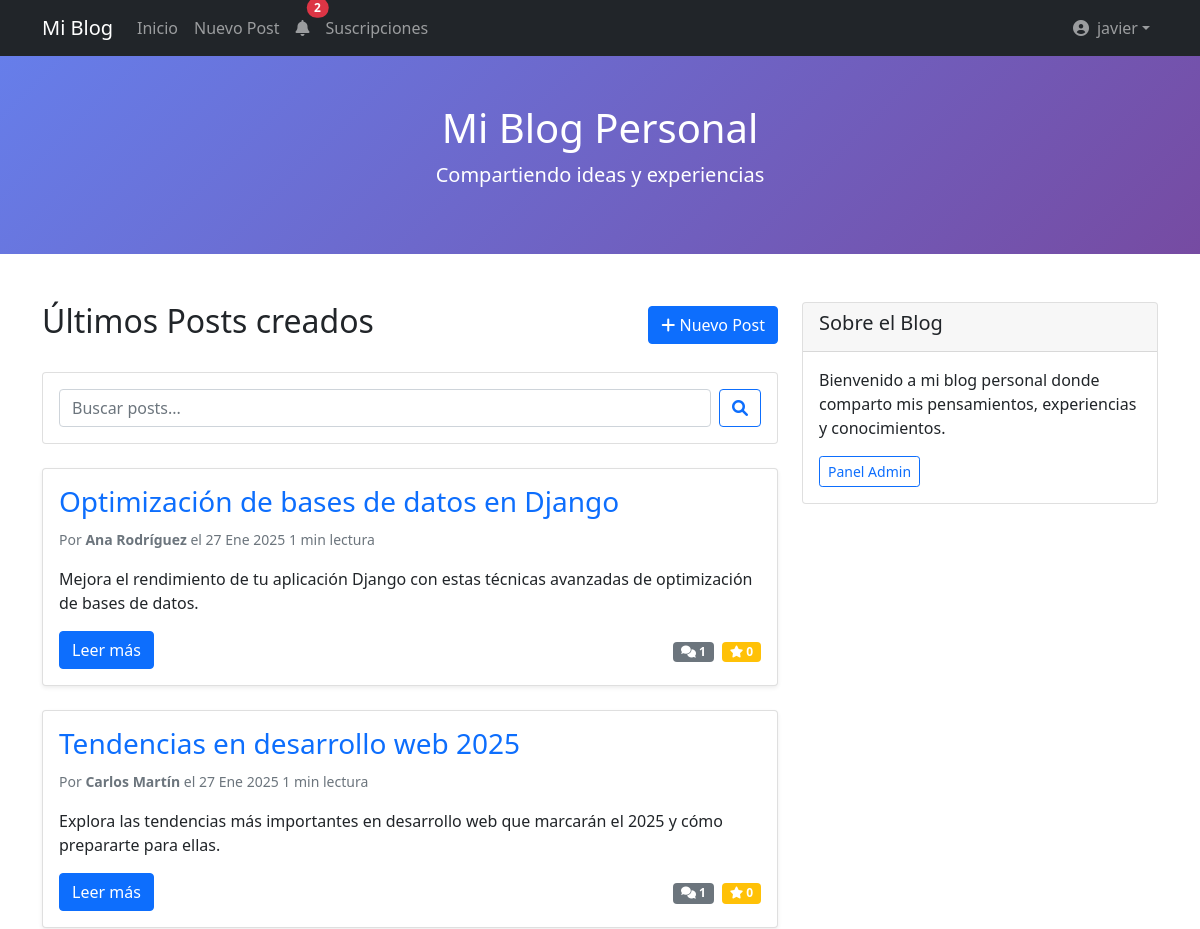
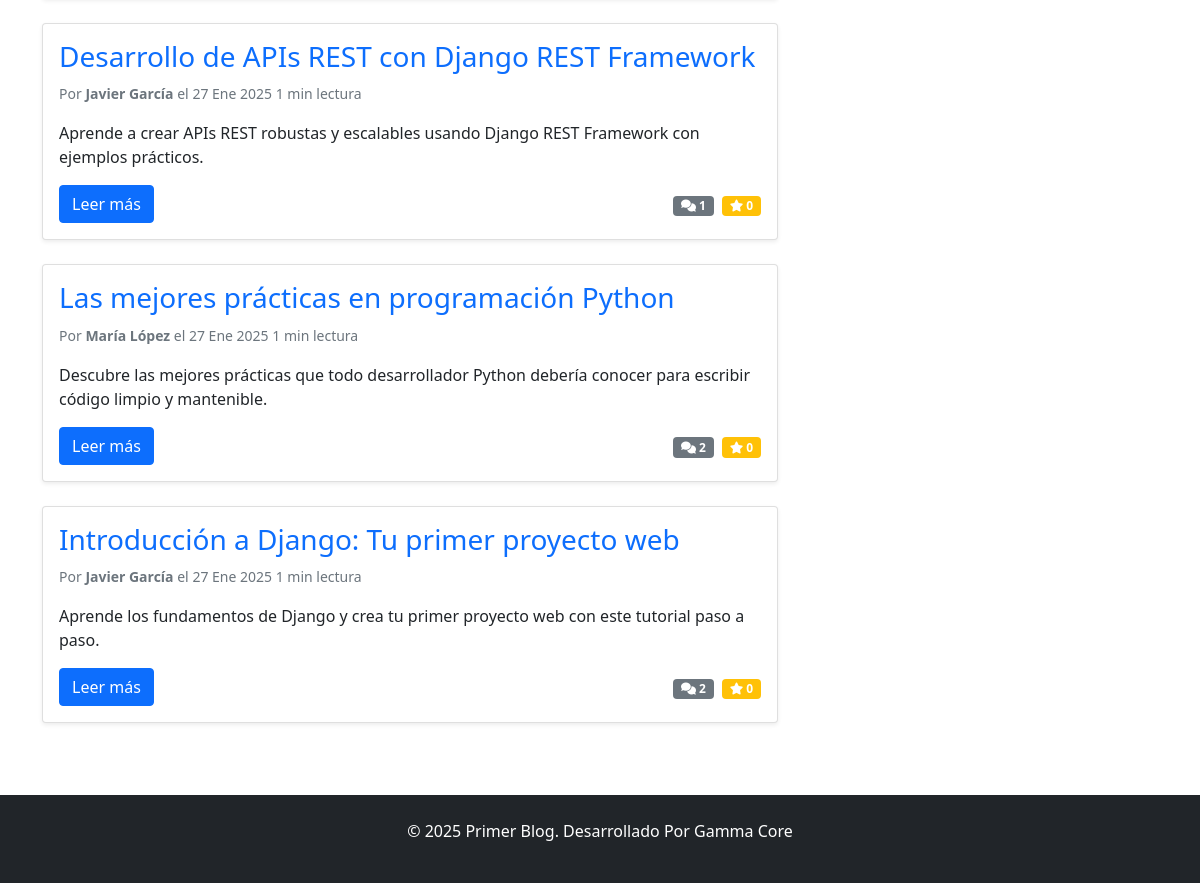
Screenshot of / (signed in) with the database file from the repository (2 pictures, top to bottom).
### blog/models.py (models this page shows, shortened)
class Post(models.Model):
    title = models.CharField(max_length=200, verbose_name='Título')
    slug = models.SlugField(max_length=200, unique=True)
    author = models.ForeignKey(User, on_delete=models.CASCADE, verbose_name='Autor')
    content = RichTextField(verbose_name='Contenido')
    excerpt = models.TextField(max_length=300, blank=True, verbose_name='Resumen')
    cover_image = models.ImageField(upload_to='posts/', blank=True, null=True, verbose_name='Imagen de portada')
    tags = TaggableManager(verbose_name='Etiquetas')
    created_date = models.DateTimeField(default=timezone.now, verbose_name='Fecha de creación')
    published_date = models.DateTimeField(blank=True, null=True, verbose_name='Fecha de publicación')
    published = models.BooleanField(default=False, verbose_name='Publicado')
    class Meta:
        ordering = ['-created_date']
        verbose_name = 'Post'
        verbose_name_plural = 'Posts'
    def get_absolute_url(self):
        return reverse('blog:post_detail', kwargs={'slug': self.slug})
    @property
    def reading_time(self):
        text = strip_tags(self.content or "")
        word_count = len(text.split())
        minutes = math.ceil(word_count / 200) if word_count > 0 else 1
        return max(1, int(minutes))
    def get_rating_count(self):
        return self.reviews.count()
    def get_approved_comments_count(self):
        return self.comments.filter(is_approved=True).count()

### blog/views.py (the view)
# urls.py: path('', views.post_list, name='post_list'),
def post_list(request):
    posts = Post.objects.filter(published=True).order_by('-published_date')
    search_query = request.GET.get('q')
    if search_query:
        posts = posts.filter(
            Q(title__icontains=search_query) |
            Q(content__icontains=search_query) |
            Q(excerpt__icontains=search_query)
        )
    paginator = Paginator(posts, 10)  # 10 posts por página
    page_number = request.GET.get('page')
    page_obj = paginator.get_page(page_number)
    return render(request, 'blog/post_list.html', {
        'page_obj': page_obj,
        'search_query': search_query
    })

### blog/templates/blog/post_list.html (shortened to what this page needs)
{% extends 'base.html' %}
{% block content %}
<div class="row">
    <div class="col-md-8">
        <div class="d-flex justify-content-between align-items-center mb-4">
            <h2>Últimos Posts creados</h2>
            {% if user.is_authenticated %}
                <a href="{% url 'blog:post_create' %}" class="btn btn-primary">
                    <i class="fas fa-plus"></i> Nuevo Post
                </a>
            {% endif %}
        </div>
        <div class="card mb-4">
            <div class="card-body">
                <form method="get" class="d-flex">
                    <input type="text" name="q" class="form-control me-2"
                           placeholder="Buscar posts..." value="{{ search_query|default:'' }}">
                    <button type="submit" class="btn btn-outline-primary">
                        <i class="fas fa-search"></i>
                    </button>
                </form>
            </div>
        </div>
        {% for post in page_obj %}
            <div class="card post-card mb-4 shadow-sm">
                <div class="card-body">
                    <h3 class="card-title">
                        <a href="{{ post.get_absolute_url }}" class="text-decoration-none">
                            {{ post.title }}
                        </a>
                    </h3>
                    <p class="card-text text-muted">
                        <small>
                            Por <strong>{{ post.author.first_name }} {{ post.author.last_name }}</strong>
                            el {{ post.published_date|date:"d M Y" }} {{ post.reading_time }} min lectura
                        </small>
                    </p>
                    {% if post.excerpt %}
                        <p class="card-text">{{ post.excerpt }}</p>
                    {% else %}
                        <p class="card-text">{{ post.content|striptags|truncatewords:30 }}</p>
                    {% endif %}
                    <div class="d-flex justify-content-between align-items-center">
                        <a href="{{ post.get_absolute_url }}" class="btn btn-primary">
                            Leer más
                        </a>
                        <div>
                            <span class="badge bg-secondary me-1">
                                <i class="fas fa-comments"></i> {{ post.get_approved_comments_count }}
                            </span>
                            <span class="badge bg-warning">
                                <i class="fas fa-star"></i> {{ post.get_rating_count }}
                            </span>
                        </div>
                    </div>
                </div>
            </div>
        {% empty %}
            <div class="alert alert-info">
                <h4>No hay posts publicados</h4>
                <p>¡Vuelve pronto para ver nuevos contenidos!</p>
            </div>
        {% endfor %}
    </div>
    <div class="col-md-4">
        <div class="card">
            <div class="card-header">
                <h5>Sobre el Blog</h5>
            </div>
            <div class="card-body">
                <p>Bienvenido a mi blog personal donde comparto mis pensamientos, experiencias y conocimientos.</p>
                <a href="/admin/" class="btn btn-outline-primary btn-sm">Panel Admin</a>
            </div>
        </div>
    </div>
</div>
{% endblock %}

### blog/templates/base.html (shortened to what this page needs)
<!DOCTYPE html>
<html lang="es">
<head>
    <link href="https://cdn.jsdelivr.net/npm/bootstrap@5.1.3/dist/css/bootstrap.min.css" rel="stylesheet">
    <link href="https://cdnjs.cloudflare.com/ajax/libs/font-awesome/6.0.0/css/all.min.css" rel="stylesheet">
</head>
<body>
    <nav class="navbar navbar-expand-lg navbar-dark bg-dark">
        <div class="container">
            <a class="navbar-brand" href="{% url 'blog:post_list' %}">Mi Blog</a>
            <div class="collapse navbar-collapse" id="navbarNav">
                <ul class="navbar-nav me-auto">
                    <li class="nav-item">
                        <a class="nav-link" href="{% url 'blog:post_list' %}">Inicio</a>
                    </li>
                    {% if user.is_authenticated %}
                        <li class="nav-item">
                            <a class="nav-link" href="{% url 'blog:post_create' %}">Nuevo Post</a>
                        </li>
                        <li class="nav-item">
                            <a class="nav-link position-relative" href="{% url 'blog:notifications' %}">
                                <i class="fas fa-bell"></i>
                                {% if user.is_authenticated %}
                                    <span id="notification-count" class="position-absolute top-0 start-100 translate-middle badge rounded-pill bg-danger" style="display: none;">
                                    </span>
                                {% endif %}
                            </a>
                        </li>
                        <li class="nav-item">
                            <a class="nav-link" href="{% url 'blog:subscriptions' %}">Suscripciones</a>
                        </li>
                    {% endif %}
                </ul>
                <ul class="navbar-nav">
                    {% if user.is_authenticated %}
                        <li class="nav-item dropdown">
                            <a class="nav-link dropdown-toggle d-flex align-items-center" href="#" role="button" data-bs-toggle="dropdown">
                                {% if user.profile.avatar %}
                                    <img src="{{ user.profile.avatar.url }}" alt="Avatar" class="rounded-circle me-2" width="30" height="30">
                                {% else %}
                                    <i class="fas fa-user-circle me-2"></i>
                                {% endif %}
                                {{ user.username }}
                            </a>
                        </li>
                    {% endif %}
                </ul>
            </div>
        </div>
    </nav>
    <header class="blog-header py-5 text-white text-center">
        <div class="container">
            <h1><a href="{% url 'blog:post_list' %}" class="text-white text-decoration-none">Mi Blog Personal</a></h1>
            <p class="lead">Compartiendo ideas y experiencias</p>
        </div>
    </header>
    <main class="container my-5">
        {% block content %}
        {% endblock %}
    </main>
    <footer class="bg-dark text-white text-center py-4 mt-5">
        <p>&copy; 2025 Primer Blog. Desarrollado Por Gamma Core</p>
    </footer>
</body>
</html>

### blog/templates/base.html (style rules this page uses)
.blog-header { background: linear-gradient(135deg, #667eea 0%, #764ba2 100%); }
.post-card { transition: transform 0.2s; }

### rows the page displays
Post: title "Optimización de bases de datos en Django", author.first_name "Ana", author.last_name "Rodríguez", published_date "27 Ene 2025", reading_time "1", excerpt "Mejora el rendimiento de tu aplicación Django con estas técnicas avanzadas de optimización de bases de datos.", get_approved_comments_count "1", get_rating_count "0"
Post: title "Tendencias en desarrollo web 2025", author.first_name "Carlos", author.last_name "Martín", published_date "27 Ene 2025", reading_time "1", excerpt "Explora las tendencias más importantes en desarrollo web que marcarán el 2025 y cómo prepararte para ellas.", get_approved_comments_count "1", get_rating_count "0"
Post: title "Desarrollo de APIs REST con Django REST Framework", author.first_name "Javier", author.last_name "García", published_date "27 Ene 2025", reading_time "1", excerpt "Aprende a crear APIs REST robustas y escalables usando Django REST Framework con ejemplos prácticos.", get_approved_comments_count "1", get_rating_count "0"
Post: title "Las mejores prácticas en programación Python", author.first_name "María", author.last_name "López", published_date "27 Ene 2025", reading_time "1", excerpt "Descubre las mejores prácticas que todo desarrollador Python debería conocer para escribir código limpio y mantenible.", get_approved_comments_count "2", get_rating_count "0"
Post: title "Introducción a Django: Tu primer proyecto web", author.first_name "Javier", author.last_name "García", published_date "27 Ene 2025", reading_time "1", excerpt "Aprende los fundamentos de Django y crea tu primer proyecto web con este tutorial paso a paso.", get_approved_comments_count "2", get_rating_count "0"

### other values shown
{{ user.username }} "javier"
